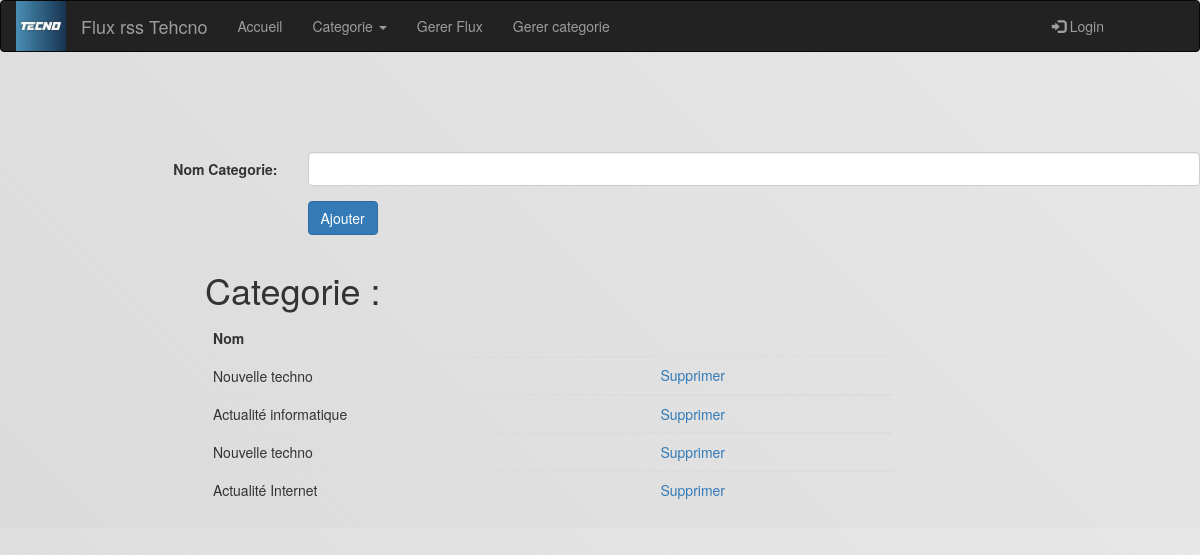
Screenshot of /index?page=gerer_cat with the database file from the repository.
### tables this page shows
CREATE TABLE `flux` (
  `id_f` int(11) NOT NULL,
  `titre` varchar(255) NOT NULL,
  `lien` varchar(255) NOT NULL
);

CREATE TABLE `theme` (
  `id_t` int(11) NOT NULL,
  `nom` varchar(255) NOT NULL
);

### controller/gerer_cat.php (called while the page is built, shortened)
<?php
require "Model/gerer_flux.php";
$req = lescats();
require "view/gerer_cat.php";
?>

### index.php (called while the page is built, shortened)
<?php
if(!isset($_GET['page']) || $_GET['page'] =="")
            $page = "login";
        else
        {
            if(!file_exists("controller/".$_GET['page'].".php"))
            {
                $page = 404;
            }
            else
                $page = $_GET['page'];
        }
include "controller/".$page.".php";
$content = ob_get_contents();
require "layout.php";
?>

### Model/gerer_flux.php (called while the page is built, shortened)
<?php
function lescats(){
    global $bdd;
    $req = $bdd->prepare("SELECT * FROM flux f , theme t , appartenir a where f.id_f = a.id_f and a.id_t=t.id_t ");
    $req->execute();
    return($req);
}

### layout.php (the view, shortened to what this page needs)
<!DOCTYPE html>
<html lang="">
<head>
    <link rel="stylesheet" href="css/style.css" />
    <link rel="stylesheet" href="//maxcdn.bootstrapcdn.com/font-awesome/4.3.0/css/font-awesome.min.css">
    <link rel="stylesheet" media="screen" href="css/bootstrap.min.css">
</head>
<body>
                   <nav class="navbar navbar-inverse">
                        <div class="container-fluid">
                            <div class="navbar-header">
                               <a class="navbar-brand" href="#"><img alt="alternative text" src="img/logo.jpeg" /></a>
                                <a class="navbar-brand" href="#">Flux rss Tehcno</a> </div>
                            <div class="collapse navbar-collapse" id="bs-example-navbar-collapse-1">
                                <ul class="nav navbar-nav">
                                    <li><a href="index?page=accueil">Accueil </a></li>
                                      <li>
                                    <a class="dropdown-toggle" data-toggle="dropdown" href="#">Categorie
                                    <span class="caret"></span></a>
                                  </li>
                                    <li><a href="index?page=gerer_flux">Gerer Flux</a></li>
                                    <li><a href="index?page=gerer_cat">Gerer categorie </a>
                                    </li>
                                </ul>
                                <?php
                                if(isset($_SESSION['connecte']) && $_SESSION['connecte'] == true){
                                    echo"<ul class='nav navbar-nav navbar-right'>";
                                    echo"<li><a href='index?page=logout'><span class='glyphicon glyphicon-log-in'></span> Logout</a></li>";
                                echo "</ul>" ;
                                 }
                                else{
                                echo "<ul class='nav navbar-nav navbar-right'>
                                    <li><a href='index?page=login'><span class='glyphicon glyphicon-log-in'></span> Login</a></li>
                                </ul>";
                                }?>
                            </div>
                        </div>
                    </nav>
    <?php
      echo $content ;
    ?>
</body>
</html>

### view/gerer_cat.php (shortened to what this page needs)
            <form method="post" class="form-horizontal" action="#" class="form">
                <div class="form-group">
                    <label for="nom" class="col-sm-3 control-label">Nom Categorie:</label>
                    <div class="col-sm-9">
                        <input class="form-control" type="text" name="nom" value=""> </div>
                </div>
                <div class="form-group">
                    <div class="col-sm-9 col-sm-offset-3">
                        <button type="submit" name="submit" class="btn btn-primary pull-left" data-somestringvalue-text="Loading Finished" autocomplete="off">Ajouter</button>
                    </div>
                </div>
            </form>
            <div class="contenaire">
                <div class="row">
                    <div class="col-xs-7 col-xs-offset-2">
                        <h1>Categorie :</h1>
                        <table class="table table-hover">
                            <thead>
                                <tr>
                                    <th>Nom</th>
                                </tr>
                            </thead>
                            <?php
                            while($data = $req->fetch())
                            {
                            ?>
                                <tbody>
                                    <tr>
                                        <td>
                                            <?php echo $data['nom']; ?>
                                        </td>
                                        <td> <a href='<?php echo "index.php?page=Supprimer_flux&supp=cat&id_t=".$data['id_t'] ; ?>'>Supprimer </a> </td>
                                    </tr>
                                </tbody>
                                <?php
}
echo "</table>";
?>
                    </div>
                </div>
            </div>

### css/style.css (style rules this page uses)
body { background: rgba(226,226,226,1); background: -moz-linear-gradient(45deg, rgba(226,226,226,1) 0%, rgba(219,219,219,1) 0%, rgba(209,209,209,0.52) 100%); background: -webkit-gradient(left bottom, right top, color-stop(0%, rgba(226,226,226,1)), color-stop(0%, rgba(219,219,219,1)), color-stop(100%, rgba(209,209,209,0.52))); background: -webkit-linear-gradient(45deg, rgba(226,226,226,1) 0%, rgba(219,219,219,1) 0%, rgba(209,209,209,0.52) 100%); background: -o-linear-gradient(45deg, rgba(226,226,226,1) 0%, rgba(219,219,219,1) 0%, rgba(209,209,209,0.52) 100%); background: -ms-linear-gradient(45deg, rgba(226,226,226,1) 0%, rgba(219,219,219,1) 0%, rgba(209,209,209,0.52) 100%); background: linear-gradient(45deg, rgba(226,226,226,1) 0%, rgba(219,219,219,1) 0%, rgba(209,209,209,0.52) 100%); filter: progid:DXImageTransform.Microsoft.gradient( startColorstr='#e2e2e2', endColorstr='#d1d1d1', GradientType=1 ); }
body { margin: 0.5%; }
.navbar-brand img { max-width: 100%; height: 50px; margin-top: -15px; }
.navbar-inverse { background: #4D5061; border-bottom: 4px solid #9FA5A2; color: #FFF; }
.navbar-inverse .navbar-brand, .navbar-inverse .navbar-nav > li > a { text-shadow: none; color: #FFF; }
.btn { border-radius: 0px; }
ul.nav.navbar-nav.navbar-right:last-child { margin-right: 50px; }

### rows the page displays
flux: theme.nom "Nouvelle techno"
flux: theme.nom "Actualité informatique"
flux: theme.nom "Nouvelle techno"
flux: theme.nom "Actualité Internet"
